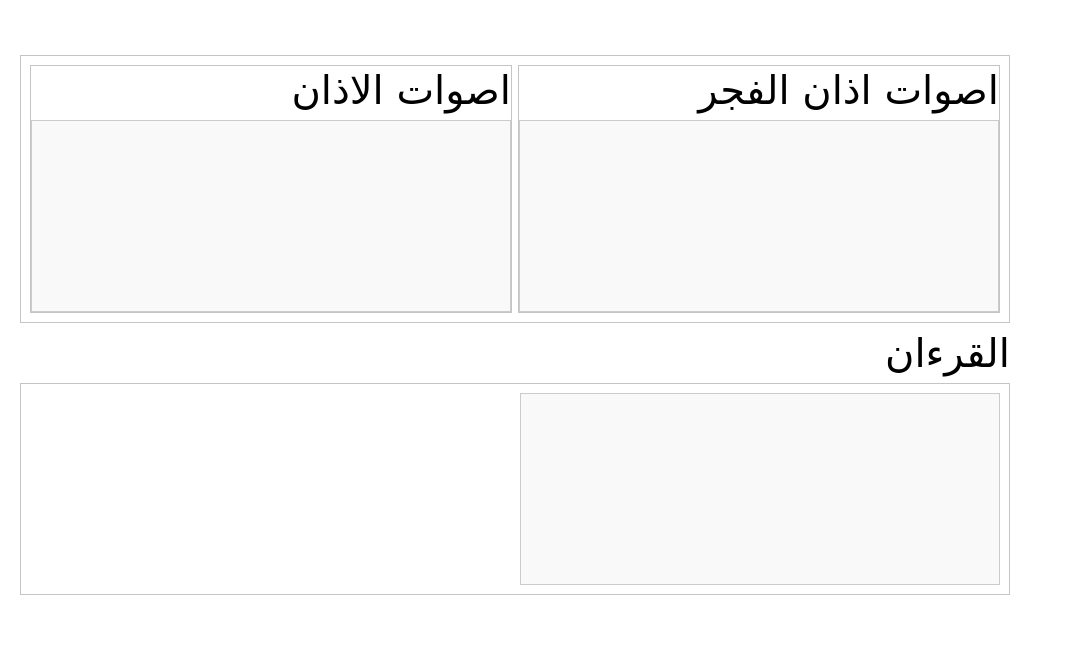
     <widget class="QWidget" name="quran_page">
      <property name="styleSheet">
       <string notr="true">background-color: rgb(255, 255, 255);</string>
      </property>
      <layout class="QVBoxLayout" name="verticalLayout_34">
       <item>
        <widget class="QFrame" name="quran_main_frame">
         <property name="styleSheet">
          <string notr="true">background-color: rgb(255, 255, 255);</string>
         </property>
         <property name="frameShape">
          <enum>QFrame::NoFrame</enum>
         </property>
         <property name="frameShadow">
          <enum>QFrame::Raised</enum>
         </property>
         <layout class="QVBoxLayout" name="verticalLayout_32">
          <property name="topMargin">
           <number>44</number>
          </property>
          <property name="rightMargin">
           <number>58</number>
          </property>
          <item>
           <widget class="QFrame" name="frame_22">
            <property name="frameShape">
             <enum>QFrame::StyledPanel</enum>
            </property>
            <property name="frameShadow">
             <enum>QFrame::Raised</enum>
            </property>
            <layout class="QHBoxLayout" name="horizontalLayout_33">
             <item>
              <widget class="QFrame" name="frame_44">
               <property name="frameShape">
                <enum>QFrame::StyledPanel</enum>
               </property>
               <property name="frameShadow">
                <enum>QFrame::Raised</enum>
               </property>
               <layout class="QVBoxLayout" name="verticalLayout_43">
                <property name="leftMargin">
                 <number>0</number>
                </property>
                <property name="topMargin">
                 <number>0</number>
                </property>
                <property name="rightMargin">
                 <number>0</number>
                </property>
                <property name="bottomMargin">
                 <number>0</number>
                </property>
                <item>
                 <widget class="QLabel" name="adan_sounds_label">
                  <property name="font">
                   <font>
                    <family>Microsoft Uighur</family>
                    <pointsize>30</pointsize>
                   </font>
                  </property>
                  <property name="text">
                   <string>اصوات الاذان</string>
                  </property>
                 </widget>
                </item>
                <item>
                 <widget class="QListWidget" name="adan_sounds_list_widget">
                  <property name="sizePolicy">
                   <sizepolicy hsizetype="Fixed" vsizetype="Expanding">
                    <horstretch>0</horstretch>
                    <verstretch>0</verstretch>
                   </sizepolicy>
                  </property>
                  <property name="minimumSize">
                   <size>
                    <width>480</width>
                    <height>0</height>
                   </size>
                  </property>
                  <property name="maximumSize">
                   <size>
                    <width>480</width>
                    <height>16777215</height>
                   </size>
                  </property>
                  <property name="styleSheet">
                   <string notr="true">
    QListWidget {
        background-color: #f9f9f9;
        border: 1px solid #ccc;
        font-size: 16px;
    }

    QListWidget::item {
        padding: 10px;
        margin: 5px;
        color: #333;
		border-bottom: 3px solid black;
    }
	
	QListWidget::item:hover {
 		background-color: #ffffff;
    }

</string>
                  </property>
                  <property name="verticalScrollBarPolicy">
                   <enum>Qt::ScrollBarAlwaysOff</enum>
                  </property>
                  <property name="horizontalScrollBarPolicy">
                   <enum>Qt::ScrollBarAlwaysOff</enum>
                  </property>
                 </widget>
                </item>
               </layout>
              </widget>
             </item>
             <item>
              <widget class="QFrame" name="frame_23">
               <property name="frameShape">
                <enum>QFrame::StyledPanel</enum>
               </property>
               <property name="frameShadow">
                <enum>QFrame::Raised</enum>
               </property>
               <layout class="QVBoxLayout" name="verticalLayout_42">
                <property name="leftMargin">
                 <number>0</number>
                </property>
                <property name="topMargin">
                 <number>0</number>
                </property>
                <property name="rightMargin">
                 <number>0</number>
                </property>
                <property name="bottomMargin">
                 <number>0</number>
                </property>
                <item>
                 <widget class="QLabel" name="fajer_sounds_label">
                  <property name="font">
                   <font>
                    <family>Microsoft Uighur</family>
                    <pointsize>30</pointsize>
                   </font>
                  </property>
                  <property name="text">
                   <string>اصوات اذان الفجر</string>
                  </property>
                 </widget>
                </item>
                <item>
                 <widget class="QListWidget" name="fajer_sounds_list_widget">
                  <property name="sizePolicy">
                   <sizepolicy hsizetype="Fixed" vsizetype="Expanding">
                    <horstretch>0</horstretch>
                    <verstretch>0</verstretch>
                   </sizepolicy>
                  </property>
                  <property name="minimumSize">
                   <size>
                    <width>480</width>
                    <height>0</height>
                   </size>
                  </property>
                  <property name="maximumSize">
                   <size>
                    <width>480</width>
                    <height>16777215</height>
                   </size>
                  </property>
                  <property name="styleSheet">
                   <string notr="true">
    QListWidget {
        background-color: #f9f9f9;
        border: 1px solid #ccc;
        font-size: 16px;
    }

    QListWidget::item {
        padding: 10px;
        margin: 5px;
        color: #333;
		border-bottom: 3px solid black;
    }
	
	QListWidget::item:hover {
 		background-color: #ffffff;
    }

</string>
                  </property>
                  <property name="verticalScrollBarPolicy">
                   <enum>Qt::ScrollBarAlwaysOff</enum>
                  </property>
                  <property name="horizontalScrollBarPolicy">
                   <enum>Qt::ScrollBarAlwaysOff</enum>
                  </property>
                 </widget>
                </item>
               </layout>
              </widget>
             </item>
            </layout>
           </widget>
          </item>
          <item>
           <widget class="QLabel" name="quraan_coming_soon_label">
            <property name="sizePolicy">
             <sizepolicy hsizetype="Preferred" vsizetype="Maximum">
              <horstretch>0</horstretch>
              <verstretch>0</verstretch>
             </sizepolicy>
            </property>
            <property name="font">
             <font>
              <family>Microsoft Uighur</family>
              <pointsize>30</pointsize>
             </font>
            </property>
            <property name="styleSheet">
             <string notr="true">color:black;</string>
            </property>
            <property name="text">
             <string>القرءان</string>
            </property>
            <property name="alignment">
             <set>Qt::AlignLeading|Qt::AlignLeft|Qt::AlignVCenter</set>
            </property>
           </widget>
          </item>
          <item>
           <widget class="QFrame" name="frame_17">
            <property name="maximumSize">
             <size>
              <width>16777215</width>
              <height>16777215</height>
             </size>
            </property>
            <property name="frameShape">
             <enum>QFrame::StyledPanel</enum>
            </property>
            <property name="frameShadow">
             <enum>QFrame::Raised</enum>
            </property>
            <layout class="QHBoxLayout" name="horizontalLayout_29">
             <item>
              <spacer name="horizontalSpacer_17">
               <property name="orientation">
                <enum>Qt::Horizontal</enum>
               </property>
               <property name="sizeHint" stdset="0">
                <size>
                 <width>40</width>
                 <height>20</height>
                </size>
               </property>
              </spacer>
             </item>
             <item>
              <widget class="QListWidget" name="quraan_list_widget">
               <property name="sizePolicy">
                <sizepolicy hsizetype="Fixed" vsizetype="Expanding">
                 <horstretch>0</horstretch>
                 <verstretch>0</verstretch>
                </sizepolicy>
               </property>
               <property name="minimumSize">
                <size>
                 <width>480</width>
                 <height>0</height>
                </size>
               </property>
               <property name="maximumSize">
                <size>
                 <width>480</width>
                 <height>16777215</height>
                </size>
               </property>
               <property name="styleSheet">
                <string notr="true">
    QListWidget {
        background-color: #f9f9f9;
        border: 1px solid #ccc;
        font-size: 16px;
    }

    QListWidget::item {
        padding: 10px;
        margin: 5px;
        color: #333;
		border-bottom: 3px solid black;
    }
	
	QListWidget::item:hover {
 		background-color: #ffffff;
    }

</string>
               </property>
               <property name="verticalScrollBarPolicy">
                <enum>Qt::ScrollBarAlwaysOff</enum>
               </property>
               <property name="horizontalScrollBarPolicy">
                <enum>Qt::ScrollBarAlwaysOff</enum>
               </property>
               <property name="sizeAdjustPolicy">
                <enum>QAbstractScrollArea::AdjustIgnored</enum>
               </property>
              </widget>
             </item>
            </layout>
           </widget>
          </item>
          <item>
           <spacer name="verticalSpacer_5">
            <property name="orientation">
             <enum>Qt::Vertical</enum>
            </property>
            <property name="sizeType">
             <enum>QSizePolicy::Minimum</enum>
            </property>
            <property name="sizeHint" stdset="0">
             <size>
              <width>20</width>
              <height>40</height>
             </size>
            </property>
           </spacer>
          </item>
         </layout>
        </widget>
       </item>
      </layout>
     </widget>
